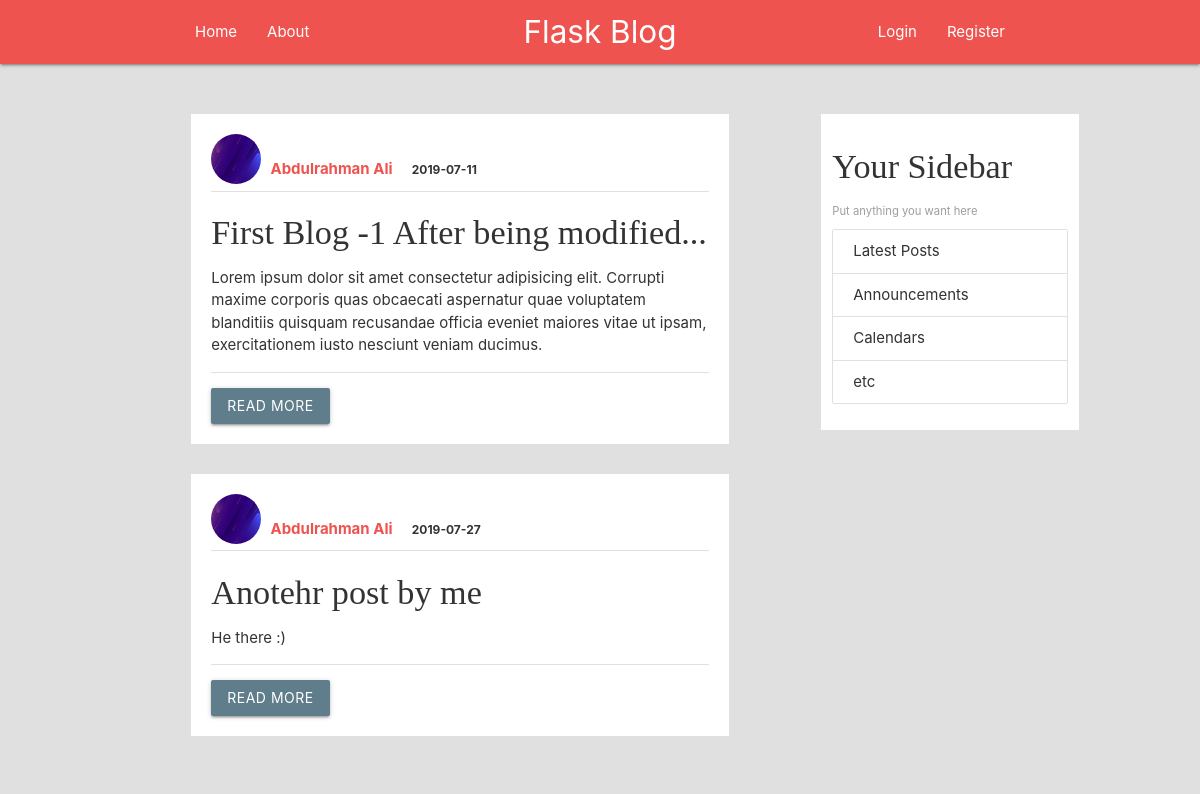
Before: / with the older database file.
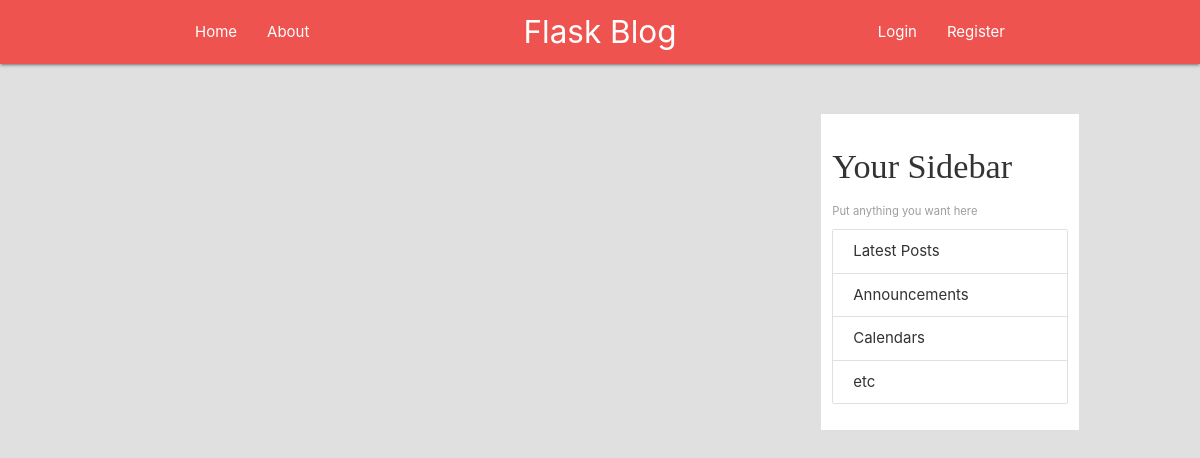
After: the same page with the newer database file.
### flask_blog/models.py (models this page shows, shortened)
class Post(db.Model):
    id = db.Column(db.Integer, primary_key=True)
    title = db.Column(db.String(60), nullable=False)
    date_created = db.Column(
        db.DateTime, nullable=False, default=datetime.utcnow)
    date_updated = db.Column(db.DateTime, nullable=True)
    content = db.Column(db.Text, nullable=False)
    user_id = db.Column(db.Integer, db.ForeignKey('user.id'), nullable=False)

class User(db.Model, UserMixin):
    id = db.Column(db.Integer, primary_key=True)
    username = db.Column(db.String(25), unique=True, nullable=False)
    email = db.Column(db.String(120), unique=True, nullable=False)
    img_file = db.Column(db.String(20), nullable=False, default='default.png')
    profile_dir = db.Column(db.String(255), nullable=False, unique=True)
    password = db.Column(db.String(60), nullable=False)
    brief_info = db.Column(db.String(130), nullable=False,
                           default='Apparently, this user prefers to keep an air of mystery about them.')
    posts = db.relationship('Post', backref='author', lazy=True)

### flask_blog/views.py (the view)
@app.route('/')
def index():
    posts = Post.query.all()
    return render_template('index.html', page_title='Flask Blog | Welcome!', posts=posts, img_file_src=get_img_src())

### flask_blog/views.py (called while the page is built)
def get_img_src():
    if current_user.is_authenticated:
        if current_user.img_file == 'default.png':
            return url_for('static', filename=f'images/profile_pics/{current_user.img_file}')
        return url_for('static', filename=f'images/profile_pics/{current_user.profile_dir}{current_user.img_file}')
    return None

### flask_blog/templates/index.html
{% extends 'layout.html' %}
{% block body %}
{% for post in posts %}
<div class="media-container">
    {% if post.author.img_file == 'default.png' %}
    <img src="{{ url_for('static', filename='images/profile_pics/' + post.author.img_file) }}" alt="Profile Picture"
        class="circle">
    {% else %}
    <img src="{{ url_for('static', filename='images/profile_pics/' + post.author.profile_dir + post.author.img_file) }}"
        alt="Profile Picture" class="circle">
    {% endif %}
    <span class="article-author">{{post.author.username.title()}}</span>
    <small class="text-muted">{{post.date_created.strftime('%Y-%m-%d')}}</small>
    <div class="divider"></div>
    <h4>
        <a href="{{ url_for('post', post_id=post.id) }}">{{post.title}}</a>
    </h4>
    <p>
        {% if post.content|length >= 30 and post.content.split('.')[2] %}
        {{post.content.split('.')[0] + '. ' + post.content.split('.')[1] + '...'}}
        {% else %}
        {{post.content}}
        {% endif %}
    </p>
    <div>
        <div class="divider"></div>
        <a href="{{ url_for('post', post_id=post.id) }}" class="waves-effect waves-light btn blue-grey white-text">Read
            More</a>
    </div>
</div>
{% endfor %}
{% endblock body %}

### flask_blog/templates/layout.html (shortened to what this page needs)
<!DOCTYPE html>
<html lang="en">
    <head>
        <link rel="stylesheet" href="https://cdnjs.cloudflare.com/ajax/libs/materialize/1.0.0/css/materialize.min.css">
        <link rel="stylesheet" href="/static/css/main.css">
    </head>
    <body>
        {% include 'includes/_navbar.html' %}
        <div role="main" class="container">
            <div class="row">
                <div class="col s12 l8">
                    <div class="inner-container">
                        {% block body %}
                        {% endblock %}
                    </div>
                </div>
                <div class="col s12 l4 push-l1">
                    <div class="side-bar">
                        <h4>Your Sidebar</h4>
                        <small class="grey-text">Put anything you want here</small>
                        <ul class="collection">
                            <li class="collection-item">Latest Posts</li>
                            <li class="collection-item">Announcements</li>
                            <li class="collection-item">Calendars</li>
                            <li class="collection-item">etc</li>
                        </ul>
                    </div>
                </div>
            </div>
        </div>
    </body>
</html>

### flask_blog/templates/includes/_navbar.html (shortened to what this page needs)
<nav class="red lighten-1">
    <div class="container">
        <div class="nav-wrapper">
            <a href="/" class="brand-logo center">Flask Blog</a>
            <ul class="left hide-on-med-and-down">
                <li><a href="{{url_for('index')}}">Home</a></li>
                <li><a href="{{url_for('about')}}">About</a></li>
            </ul>
            <ul class="right hide-on-med-and-down">
                {% if current_user.is_authenticated %}
                <ul id="account-dropdown" class="dropdown-content">
                    <li><a href="{{url_for('create_post')}}">New Post</a></li>
                    <li><a href="{{url_for('account')}}">Account</a></li>
                    <li><a href="{{url_for('logout')}}">Logout</a></li>
                </ul>
                <li><a class="dropdown-trigger" href="javascript: void(0);" data-target="account-dropdown">
                        <div class="row">
                            <div class="col s3">
                                <img src="{{img_file_src}}" alt="profile_pic" class="nav-img">
                            </div>
                            <div class="col s9">
                                {{current_user.username.split(' ')[0].title()}}
                                <i class="material-icons right">arrow_drop_down</i>
                            </div>
                        </div>
                    </a></li>
                {% else %}
                <li><a href="{{url_for('login')}}">Login</a></li>
                <li><a href="{{url_for('register')}}">Register</a></li>
                {% endif %}
            </ul>
        </div>
    </div>
</nav>

### flask_blog/static/css/main.css (style rules this page uses)
:root { --primary-color: #EF5350; --secondary-color: #e0e0e0; --content-color: #ffffff; --font-color: #333333; }
body { color: var(--font-color); background: var(--secondary-color); }
h1, h2, h3, h4, h5, h6 { font-family: 'Museo', 'sans-serif'; }
a { color: var(--font-color); transition: all .3s ease; }
.nav-wrapper > ul:last-child { height: 0px; }
.row .l4 > .side-bar { background: var(--content-color); border: 1px solid var(--content-color); margin-top: 50px; padding: 10px; }

Changed rows visible on the page:
removed Post: img_file (picture), author.username "Abdulrahman Ali", date_created "2019-07-11", title "First Blog -1 After being modified...", content "Lorem ipsum dolor sit amet consectetur adipisicing elit. Corrupti maxime corporis quas obcaecati aspernatur quae voluptatem blanditiis quisquam recusandae officia eveniet maiores vitae ut ipsam, exercitationem iusto nesciunt veniam ducimus."
removed Post: img_file (picture), author.username "Abdulrahman Ali", date_created "2019-07-27", title "Anotehr post by me", content "He there :)"
